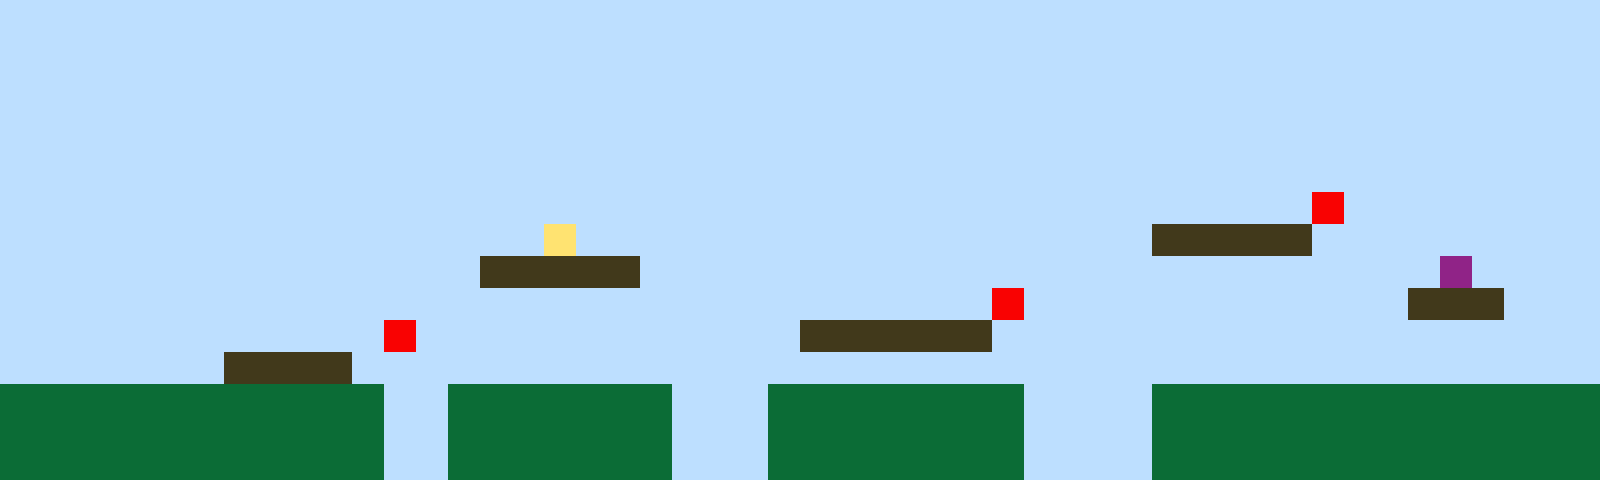

A level layout from a 2D game, rendered from its tile map. Below: a short description, then the map file with its tile-grid data intact:
An orthogonal 50x15 tile map with 32x32 px tiles, 1 tile layer (Tile Layer 1).

<map version="1.10" tiledversion="1.11.2" orientation="orthogonal" renderorder="right-up" width="50" height="15" tilewidth="32" tileheight="32" infinite="0" nextlayerid="2" nextobjectid="1"><editorsettings><export target="map1.csv" format="csv" /></editorsettings><tileset firstgid="1" name="sprites" tilewidth="32" tileheight="32" tilecount="6" columns="3"><image source="sprites.png" width="96" height="64" /></tileset><layer id="1" name="Tile Layer 1" width="50" height="15"><data encoding="csv">1,1,1,1,1,1,1,1,1,1,1,1,1,1,1,1,1,1,1,1,1,1,1,1,1,1,1,1,1,1,1,1,1,1,1,1,1,1,1,1,1,1,1,1,1,1,1,1,1,1,1,1,1,1,1,1,1,1,1,1,1,1,1,1,1,1,1,1,1,1,1,1,1,1,1,1,1,1,1,1,1,1,1,1,1,1,1,1,1,1,1,1,1,1,1,1,1,1,1,1,1,1,1,1,1,1,1,1,1,1,1,1,1,1,1,1,1,1,1,1,1,1,1,1,1,1,1,1,1,1,1,1,1,1,1,1,1,1,1,1,1,1,1,1,1,1,1,1,1,1,1,1,1,1,1,1,1,1,1,1,1,1,1,1,1,1,1,1,1,1,1,1,1,1,1,1,1,1,1,1,1,1,1,1,1,1,1,1,1,1,1,1,1,1,1,1,1,1,1,1,1,1,1,1,1,1,1,1,1,1,1,1,1,1,1,1,1,1,1,1,1,1,1,1,1,1,1,1,1,1,1,1,1,1,1,1,1,1,1,1,1,1,1,1,1,1,1,1,1,1,1,1,1,1,1,1,1,1,1,1,1,1,1,1,1,1,1,1,1,1,1,1,1,1,1,1,1,1,1,1,1,1,1,1,1,1,1,1,1,1,1,1,1,1,1,1,1,1,1,1,1,1,1,1,1,1,1,1,1,1,1,1,1,1,1,1,1,1,1,1,1,1,1,1,1,1,1,1,1,1,1,1,1,1,1,1,1,1,1,1,1,5,1,1,1,1,1,1,1,1,1,1,1,1,1,1,1,1,1,1,1,1,1,1,1,1,1,4,1,1,1,1,1,1,1,1,1,1,1,1,1,1,1,1,1,1,3,3,3,3,3,1,1,1,1,1,1,1,1,1,1,1,1,1,1,1,1,1,1,1,1,1,1,1,1,3,3,3,3,3,1,1,1,1,1,1,1,1,1,1,1,1,1,1,1,1,1,1,1,1,1,1,1,1,1,6,1,1,1,1,1,1,1,1,1,1,1,1,1,1,1,1,1,1,1,1,1,1,1,1,1,1,1,1,1,1,1,1,1,1,1,5,1,1,1,1,1,1,1,1,1,1,1,1,3,3,3,1,1,1,1,1,1,1,1,1,1,1,1,1,1,1,5,1,1,1,1,1,1,1,1,1,1,1,1,3,3,3,3,3,3,1,1,1,1,1,1,1,1,1,1,1,1,1,1,1,1,1,1,1,1,1,1,1,1,1,1,3,3,3,3,1,1,1,1,1,1,1,1,1,1,1,1,1,1,1,1,1,1,1,1,1,1,1,1,1,1,1,1,1,1,1,1,1,1,1,1,1,1,1,2,2,2,2,2,2,2,2,2,2,2,2,1,1,2,2,2,2,2,2,2,1,1,1,2,2,2,2,2,2,2,2,1,1,1,1,2,2,2,2,2,2,2,2,2,2,2,2,2,2,2,2,2,2,2,2,2,2,2,2,2,2,1,1,2,2,2,2,2,2,2,1,1,1,2,2,2,2,2,2,2,2,1,1,1,1,2,2,2,2,2,2,2,2,2,2,2,2,2,2,2,2,2,2,2,2,2,2,2,2,2,2,1,1,2,2,2,2,2,2,2,1,1,1,2,2,2,2,2,2,2,2,1,1,1,1,2,2,2,2,2,2,2,2,2,2,2,2,2,2</data></layer></map>
